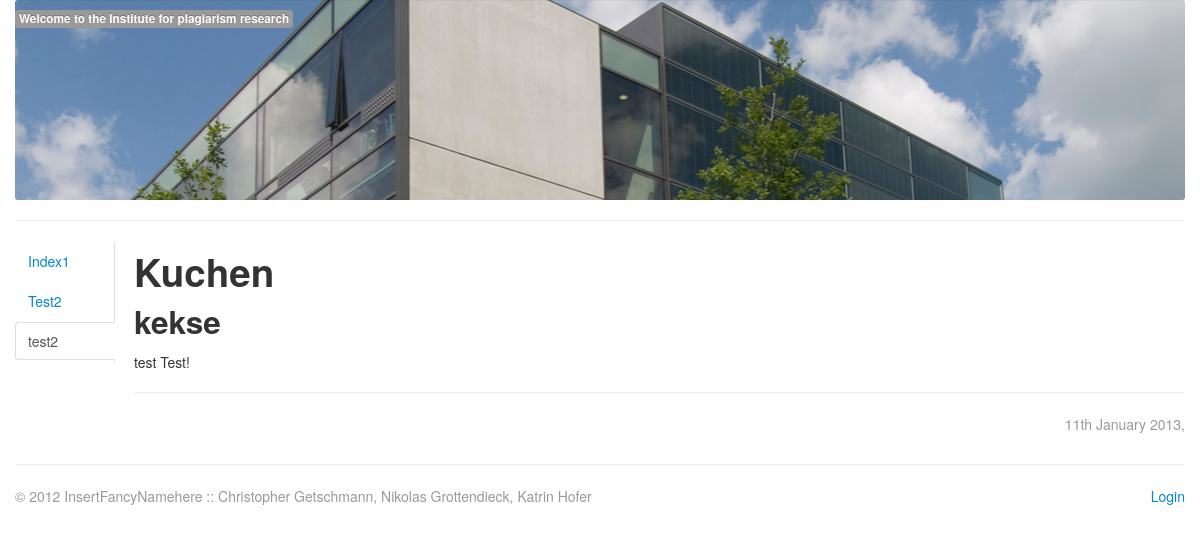
/?m=page&a=display&id=4, run on the app's committed database.
### tables this page shows
CREATE TABLE `InsertFancyNameHere_page` (
  `id` int(11) unsigned NOT NULL AUTO_INCREMENT,
  `parentId` int(11) unsigned NOT NULL DEFAULT '0',
  `name` varchar(128) NOT NULL DEFAULT '',
  PRIMARY KEY (`id`),
  KEY `parentId` (`parentId`)
);

CREATE TABLE `InsertFancyNameHere_article` (
  `id` int(11) unsigned NOT NULL AUTO_INCREMENT,
  `pageId` int(11) unsigned NOT NULL,
  `display` tinyint(1) NOT NULL DEFAULT '0',
  `h1` varchar(128) NOT NULL DEFAULT '',
  `h2` varchar(128) DEFAULT '',
  `content` text,
  `authorId` int(10) unsigned NOT NULL DEFAULT '0',
  `creationDate` datetime NOT NULL,
  `updateDate` datetime NOT NULL,
  PRIMARY KEY (`id`),
  KEY `pageId` (`pageId`),
  CONSTRAINT `InsertFancyNameHere_article_ibfk_1` FOREIGN KEY (`pageId`) REFERENCES `InsertFancyNameHere_page` (`id`) ON DELETE CASCADE ON UPDATE CASCADE
);

### application/controllers/controller.php (called while the page is built, shortened)
<?php
abstract class Controller {
	public function __construct(\InsertFancyNameHere\Application\Core\Core $core) {
		$this->core = $core;
	}
}
?>

### application/models/page.php (called while the page is built, shortened)
<?php
class Page extends Model {
	protected $id = null;
	protected $name = null;
	protected $articles = array();
	protected static $table = '`InsertFancyNameHere_page`';
	protected static function getRequirements() {
		return array (
				'`id`' => array ('type' => 'int', 'boundary' => '>0'),
				'`parentId`' => array ('type' => 'int', 'boundary' => '>0'),
				'`name`' => array('type' => 'plain', 'length' => 128),
		);
	}
	public function __construct($objectDetails = array()) {
		if(!empty($objectDetails)) {
			$this->id = $objectDetails['id'];
			$this->name = $objectDetails['name'];
		}
	}
	public function getName() {
		return $this->name;
	}
	public function getArticles($forceNew = false) {
		if(empty($this->articles) || $forceNew) {
			$this->articles = Article::getAllByPageId($this->id, $this->pdo);
		}
		return $this->articles;
	}
	public function setId($id) {
		$this->id = $id;
	}
	public function setName($name) {
		$this->name = $name;
	}
	public static function getAll(\PDO $pdo) {
		$rs = array();
		$stmt = $pdo->prepare('SELECT '.implode(',',array_keys(Page::getRequirements())).' FROM '.Page::$table);
		if($stmt->execute()) {
			while($fetchPage = $stmt->fetch(\PDO::FETCH_ASSOC)) {
				$page = new Page();
				$page->setId($fetchPage['id']);
				$page->setParentId($fetchPage['parentId']);
				$page->setName($fetchPage['name']);
				$page->setIsNew(false);
				$page->setDb($pdo);
				$rs[$fetchPage['id']] = $page;
			}
		}
		return (empty($rs)) ? array() : $rs;
	}
}
?>

### application/models/model.php (called while the page is built, shortened)
<?php
abstract class Model {
	protected static $table;
	public function setDb(\PDO $pdo) {
		$this->pdo = $pdo;
	}
	public static function get($id, \PDO $pdo) {
		$c = get_called_class();
		$stmt = $pdo->prepare('SELECT '.implode(',', $c::getColumnNames(true)).' FROM '.$c::$table.' WHERE '.$c::$table.'.'.$c::$primaryKey.' = ?;');
		if($stmt->execute(array($id))) {
			$rs = $stmt->fetch(\PDO::FETCH_ASSOC);
			if(!empty($rs)) {
				$rs['isNew'] = false;
				$return = new $c($rs);
				$return->setDb($pdo);
				return $return;
			}
		}
		$return = new $c();
		$return->setDb($pdo);
		return $return;
	}
	private static function getColumnNames($includePrimaryKey = false) {
		$c = get_called_class();
		return array_slice(array_keys($c::getRequirements()), $includePrimaryKey ? 0 : 1);
	}
}
?>

### application/controllers/page.php (called while the page is built, shortened)
<?php
class Page extends Controller {
	public function display() {
		$page = \InsertFancyNameHere\Application\Models\Page::get($this->core->request['id'], $this->core->getDb());
		return $page;
	}
}
?>

### index.php (called while the page is built, shortened)
<?php
$config		= ROOT . DIRECTORY_SEPARATOR . 'config.php';
InsertFancyNameHere\Application\Core\Core::getInstance(require_once $config)->run();
?>

### application/models/article.php (called while the page is built, shortened)
<?php
class Article extends Model {
	protected $display = 1;
	protected $h1 = null;
	protected $h2 = null;
	protected $content = null;
	protected $updateDate = null;
	protected static $table = '`InsertFancyNameHere_article`';
	protected static function getRequirements() {
		return array (
			'`id`' => array ('type' => 'int', 'boundary' => '>0'),
			'`pageId`' => array ('type' => 'int', 'boundary' => '>0'),
			'`display`' => array('type' => 'bool'),
			'`h1`' => array ('type' => 'plain', 'length'=> 128),
			'`h2`' => array ('type' => 'plain', 'length'=> 128),
			'`content`' => array ('type' => 'html'),
			'`authorId`' => array ('type' => 'int','>=0'),
			'`creationDate`' => array ('type' => 'datetime'),
			'`updateDate`' => array ('type' => 'datetime'),
		);
	}
	public function isDisplayed() {
		return $this->display;
	}
	public function getH1() {
		return $this->h1;
	}
	public function getH2() {
		return $this->h2;
	}
	public function getContent() {
		return $this->content;
	}
	public function getUpdateDate() {
		return $this->updateDate;
	}
	public function setDisplay($display) {
		$this->display = (bool) $display;
	}
	public function setH1($h1) {
		$this->h1 = $h1;
	}
	public function setH2($h2) {
		$this->h2 = $h2;
	}
	public function setContent($content) {
		$this->content = $content;
	}
	public function setUpdateDate($updateDate) {
		$this->updateDate = $updateDate instanceof \DateTime ? $updateDate : \DateTime::createFromFormat('Y-m-d G:i:s', $updateDate);
	}
	public static function getAllByPageId($pageId, \PDO $pdo) {
		$rs = array();
		$stmt = $pdo->prepare('SELECT '.implode(',',array_keys(Article::getRequirements())).' FROM '.Article::$table.' WHERE '.Article::$table.'.`pageId` = ?');
		if($stmt->execute(array($pageId))) {
			while($fetchArticle = $stmt->fetch(\PDO::FETCH_ASSOC)) {
				$article = new Article();
				$article->setId($fetchArticle['id']);
				$article->setPageId($fetchArticle['pageId']);
				$article->setDisplay($fetchArticle['display']);
				$article->setH1($fetchArticle['h1']);
				$article->setH2($fetchArticle['h2']);
				$article->setContent($fetchArticle['content']);
				$article->setAuthorId($fetchArticle['authorId']);
				$article->setAuthor(User::get($fetchArticle['authorId']));
				$article->setCreationDate($fetchArticle['creationDate']);
				$article->setUpdateDate($fetchArticle['updateDate']);
				$article->setIsNew(false);
				$article->setDb($pdo);
				$rs[$fetchArticle['id']] = $article;
			}
		}
		return (empty($rs)) ? array() : $rs;
	}
}
?>

### accounts.php (called while the page is built)
<?php
return
	array (
		1 => array(
			'id' => 1,
			'username' => 'Admin',
			'password' => '$2y$10$0o..MIiftequlSGAj8YCDeDVRel6rrvmuQmq8w3HZaX7GjZFcmYi.',
			'isNew' => false,
		),
		2 => array(
			'id' => 2,
			'username' => 'CookieMonster',
			'password' => '$2y$10$gb3e3q676lC8l5f/KkZDdeHBPlkOfJcw85fUGQqMByr1gZBch0OjG',
			'isNew' => false,
		),
	);
?>

### application/models/user.php (called while the page is built, shortened)
<?php
class User {
	public static function get($id) {
		$accounts = require_once(ROOT . DIRECTORY_SEPARATOR . 'accounts.php');
		if(isset($accounts[$id])) {
			$accounts[$id]['isNew'] = false;
			return new User($accounts[$id]);
		}
		return new User();
	}
}
?>

### application/views/article/display.php (the view, shortened to what this page needs)
<article class="clear">
	<h1><?php echo $this->getResult()->getH1(); ?></h1>
	<h2><?php echo $this->getResult()->getH2(); ?></h2>
	<?php echo $this->getResult()->getContent(); ?>
	<hr />
	<p class="muted pull-right">
		<time datetime="<?php echo $this->getResult()->getUpdateDate()->format('Y-m-d') ?>"><?php echo $this->getResult()->getUpdateDate()->format('jS F Y') ?></time>, <?php echo $this->getResult()->getAuthor()->getUsername() ?>
	</p>
</article>

### application/views/page/display.php (shortened to what this page needs)
<?php
	$page = $this->result;
	foreach ($page->getArticles() as $id => $article) {
		$this->result = $article;
		echo $article->isDisplayed() ? $this->loadView('article' . DIRECTORY_SEPARATOR . 'display.php') : '';
	}
?>

### application/views/main/layout.php (shortened to what this page needs)
<!DOCTYPE html>
<html lang="<?php echo $this->getLanguage() ?>">
	<head>
		<link rel="stylesheet" type="text/css" href="css/bootstrap.css"/>
		<link rel="stylesheet" type="text/css" href="css/bootstrap-responsive.css"/>
		<link rel="stylesheet" type="text/css" href="css/instiplag.css"/>
		<link rel="stylesheet" type="text/css" media="print" href="css/print.css"/>
		<link rel="stylesheet" type="text/css" href="css/bootstrap-wysihtml5.css"/>
	</head>
	<body>
		<section class="container">
			<header class="row-fluid">
				<h1 class="label"><?php echo $this->t('Welcome to the Institute for plagiarism research') ?></h1>
			</header>
			<div class="row-fluid">
				<hr />
				<div class="tabbable tabs-left">
					<?php echo $this->getMenu() ?>
					<div class="tab-content">
						<div class="tab-pane active">
							<?php echo $this->getContent() ?>
						</div>
					</div>
				</div>
			</div>
			<hr />
			<footer class="row-fluid">
				<p class="muted pull-left">&copy; <time>2012</time> InsertFancyNamehere :: Christopher Getschmann, Nikolas Grottendieck, Katrin Hofer</p>
				<p class="muted pull-right"><?php if(isset($_SESSION[SNAME])) { ?><a href="?m=user&amp;a=logout"><?php echo $this->t('Logout') ?></a><?php } else { ?><a href="?m=user&amp;a=login"><?php echo $this->t('Login') ?></a><?php } ?></p>
			</footer>
		</section>
	</body>
</html>

### application/views/main/_menu.php (shortened to what this page needs)
<?php
	$pages = \InsertFancyNameHere\Application\Models\Page::getAll($this->db);
	if(!empty($pages) || isset($_SESSION[SNAME])) {
?>
<ul class="nav nav-tabs">
<?php foreach ($pages as $id => $page) { ?>
	<li<?php if($id == $this->request['id'] && 'page' == strtolower($this->request['model'])) { ?> class="active"<?php }?>><a href="?m=page&amp;a=display&amp;id=<?php echo $id ?>"><?php echo $page->getName() ?></a></li>
<?php } ?>
</ul>
<?php } ?>

### application/core/core.php (shortened to what this page needs)
<?php
class Core {
	private			 $config 		= null;
	private			 $db			= null;
	private			 $translations	= null;
	public			 $request		= null;
	private			 $content		= '';
	private			 $result		= null;
	private			 $flash			= array('type' => '', 'text' => '');
	private function __construct($config) {
		$this->config = $config;
		$this->db = new \PDO(
						'mysql:host='.$this->config['db']['hostname'].';dbname='.$this->config['db']['database'],
						$this->config['db']['username'],
						$this->config['db']['password'],
						array(	\PDO::ATTR_PERSISTENT => true,
								\PDO::ATTR_ERRMODE => \PDO::ERRMODE_EXCEPTION,
								\PDO::MYSQL_ATTR_INIT_COMMAND => "SET NAMES utf8"
						)
					);
	}
    public function run() {
		$this->request['model'] = isset($_REQUEST['m']) ? ucfirst(strtolower($_REQUEST['m'])) : '';
    	$this->request['action'] = isset($_REQUEST['a']) ? ucfirst(strtolower($_REQUEST['a'])) : '';
    	if(!empty($this->request['model']) && !empty($this->request['action'])) {
    		try {
    			$controllerName = 'InsertFancyNameHere\\Application\\Controllers\\' . $this->request['model'];
    			if(class_exists($controllerName, true)) {
	    			$controller = new $controllerName($this);
		    		if(method_exists($controller,$this->request['action'])) {
		    			$this->result = $controller->{$this->request['action']}();
		    			$this->content = $this->loadView($this->request['model'] . DIRECTORY_SEPARATOR . $this->request['action'] . '.php');
		    		} else {
		    			throw new \Exception('Bad Request (Method)', 400);
		    		}
    			} else {
    				throw new \Exception('Bad Request (Model)', 400);
    			}
	    	} catch(\Exception $e) {
	    		$this->result = $e->getCode().'<br />'.$e->getMessage();
	    		$this->content = $this->loadView('main' . DIRECTORY_SEPARATOR . 'error.php');
	    	}
    	} else {
    		$this->content = $this->loadView('main' . DIRECTORY_SEPARATOR . 'index.php');
    	}
    	$main = $this->loadView('main' . DIRECTORY_SEPARATOR . 'layout.php');
		echo $main;
    	$this->db = null;
    }
    public function t($key) {
		return !isset($this->translations[$key]) ? $key : $this->translations[$key];
    }
    public function getDb() {
    	return $this->db;
    }
    public function getLanguage() {
    	return $this->config['language'];
    }
    public function getResult() {
    	return $this->result;
    }
    public function getContent() {
    	return $this->content;
    }
    protected function setTranslations($translations) {
    	$this->translations = $translations;
    }
    public function getFlash() {
    	return $this->flash;
    }
    public function getMenu() {
    	return $this->loadView('main' . DIRECTORY_SEPARATOR . '_menu.php');
    }
    protected function loadView($path) {
    	$temp = '';
    	include ROOT. DIRECTORY_SEPARATOR . 'application' . DIRECTORY_SEPARATOR . 'views' . DIRECTORY_SEPARATOR . strtolower($path);
    	$temp .= ob_get_contents();
    	return $temp;
    }
}
?>

### css/instiplag.css (style rules this page uses)
.clear { clear:both; }
header { height: 200px; background-image: url("../img/header.jpg"); background-repeat: no-repeat; background-position: 85% 75%; -webkit-border-radius: 3px; -moz-border-radius: 3px; border-radius: 3px; -webkit-box-shadow: inset 0 1px 1px rgba(0, 0, 0, 0.05); -moz-box-shadow: inset 0 1px 1px rgba(0, 0, 0, 0.05); box-shadow: inset 0 1px 1px rgba(0, 0, 0, 0.05); }
header > h1.label { background-color: #999999; -webkit-transition: background-color .2s linear; -moz-transition: background-color .2s linear; -ms-transition: background-color .2s linear; -o-transition: background-color .2s linear; transition: background-color .2s linear; }
h1,h2,h3,h4,h5,h6,p,dt,dd { background-color: none; -webkit-transition: background-color .5s linear; -moz-transition: background-color .5s linear; -ms-transition: background-color .5s linear; -o-transition: background-color .5s linear; transition: background-color .5s linear; }

### css/print.css (style rules this page uses)
header { background-image: none; height: 50px !important; }
.nav-tabs { display: none; }

### data on the page
insertfancynamehere_page: name "Index1"
insertfancynamehere_page: name "Test2"
insertfancynamehere_page: name "test2"
insertfancynamehere_article: h1 "Kuchen", h2 "kekse", content "test Test!", updateDate "11th January 2013"

### other printed values
$this->t('Welcome to the Institute for plagiarism research') "Welcome to the Institute for plagiarism research"
$this->t('Login') "Login"
